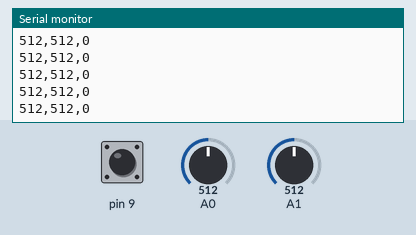
Simulated run of this sketch. Board: Arduino Uno, built with avr-gcc and run on an emulated ATmega328P. Shown: the last lines printed to the serial monitor. The test bench sets the inputs (shaded band); at power-on: A0 = 512, A1 = 512, pin 9 HIGH.

Above: at 1.2 s.
1.3 s: A0 set to 11
At 2.0 s:
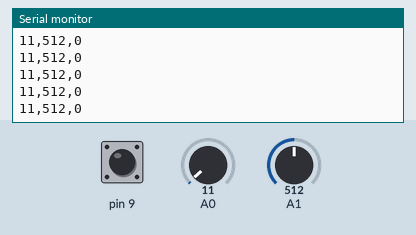
4.3 s: A0 set to 8
At 5.1 s:
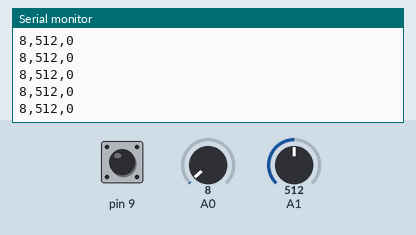
7.3 s: A1 set to 108
At 8.3 s:
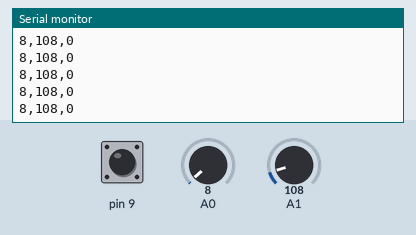
8.8 s: A1 set to 89
At 9.7 s:
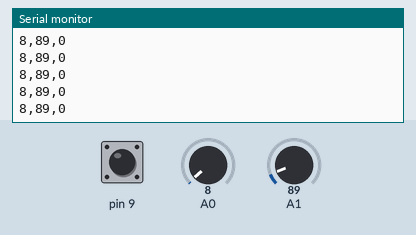
Timing chart, 0 to 11.8 s (numbered marks = the images above; inputs shaded):
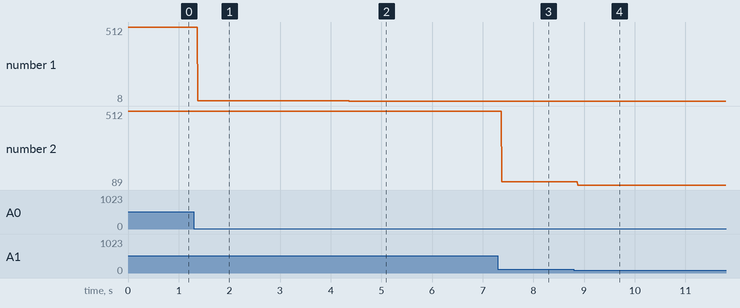

Measured:
- after the input at 1.3 s, the serial monitor: prints a new line after 0.07 s (image 1)
- after the input at 4.3 s, the serial monitor: prints a new line after 0.07 s (image 2)
- after the input at 7.3 s, the serial monitor: prints a new line after 0.07 s (image 3)
- after the input at 8.8 s, the serial monitor: prints a new line after 0.07 s (image 4)
- plotted number 1: 512 → 11 after the input at 1.3 s, 11 → 8 after the input at 4.3 s
- plotted number 2: 512 → 108 after the input at 7.3 s, 108 → 89 after the input at 8.8 s

The sketch:

Arduino.ino
```cpp
int xVal, yVal, jumpVal;

void setup() {
  Serial.begin(9600) ;
  pinMode(9,INPUT);
  digitalWrite(9,HIGH);
}

void loop() {
  xVal = analogRead(A0);
  yVal = analogRead(A1);
  jumpVal = digitalRead(9);

  Serial.print(xVal,DEC);
  Serial.print(",");
  Serial.print(yVal,DEC);
  Serial.print(",");
  Serial.print(!jumpVal);
  Serial.print("\n");
}
```
